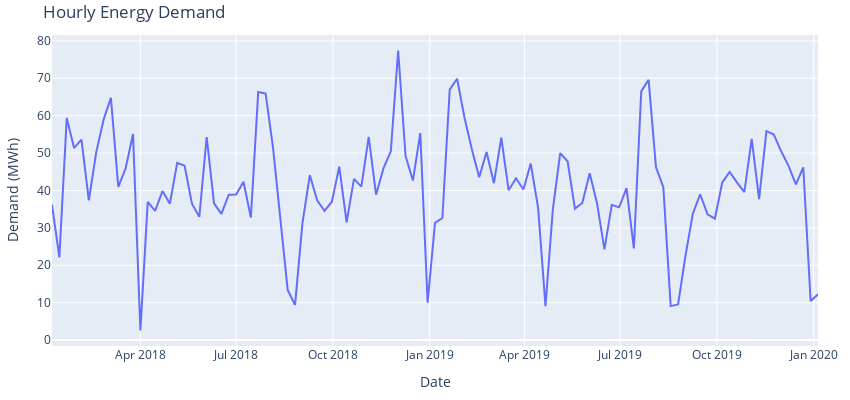

This figure's notebook cell:
### Code cell
import plotly.graph_objects as go
demand_df_1w = demand_df.resample('1W').mean()
fig = go.Figure()
fig.add_trace(go.Scatter(x=demand_df_1w.index, y=demand_df_1w["Demanda"], mode='lines'))
fig.update_layout(
    title = "Hourly Energy Demand",
    xaxis_title = "Date",
    yaxis_title = "Demand (MWh)",
    width = 850,
    height = 400,
    margin=dict(l=20, r=20, t=35, b=20),
    legend=dict(
        orientation="h",
        yanchor="top",
        y=1,
        xanchor="left",
        x=0.001
    )
)
fig.show()
